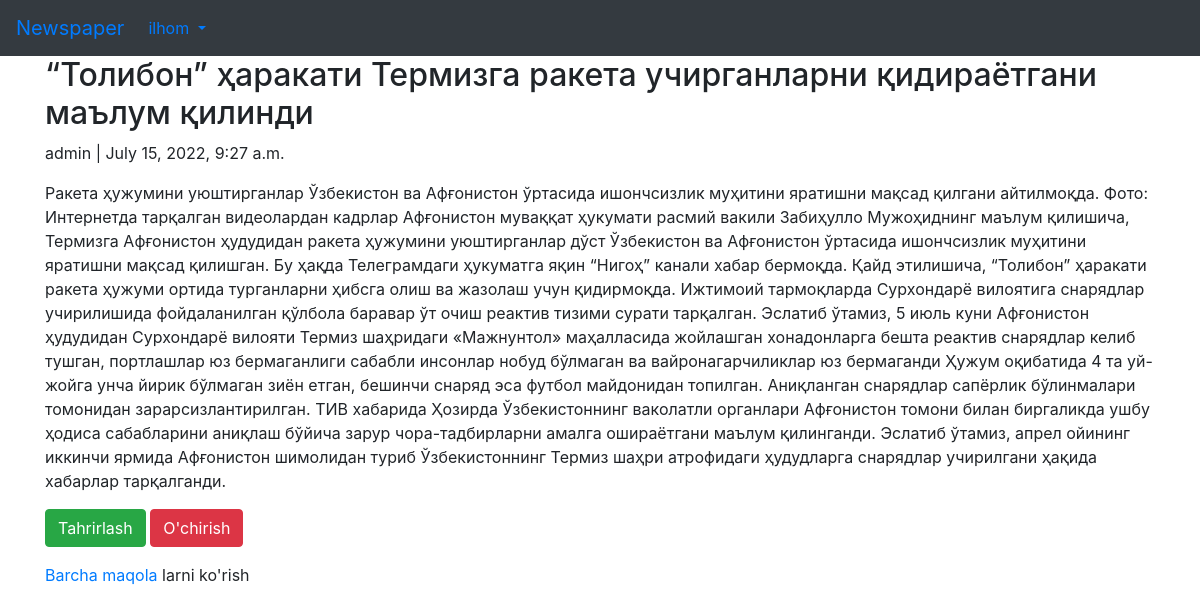
Screenshot of /articles/2/detail (signed in) with the database file from the repository.
### users/models.py (models this page shows)
class CustomUser(AbstractUser):#customuser degan user shabloni yaratebmiz
    age=models.PositiveIntegerField(null=True, blank=True)
    address=models.CharField(max_length=200)
    job=models.CharField(max_length=50)

### articles/models.py (models this page shows, shortened)
class Article(models.Model):
    title=models.CharField(max_length=255)
    body=models.TextField()
    image=models.ImageField(upload_to='images/', blank=True)
    date=models.DateTimeField(auto_now_add=True)
    author=models.ForeignKey(
        get_user_model(),
        on_delete=models.CASCADE
    )

### articles/views.py (the view)
# urls.py: path('<int:pk>/detail', ArticleDetailView.as_view(), name='article_detail'),
class ArticleDetailView(LoginRequiredMixin, DetailView):
    model=Article
    template_name='article_detail.html'
    login_url='login'

### templates/article_detail.html (shortened to what this page needs)
{% extends 'base.html' %}
{% block content %}
<div class="article-entry">
    <h2>{{object.title}}</h2>
    <p>{{object.author}} | {{object.date}}</p>
    <p>{{object.body}}</p>
</div>
<p>
    <a href="{% url 'article_edit' article.pk %}" class="btn btn-success">Tahrirlash</a>
    <a href="{% url 'article_delete' article.pk %} " class="btn btn-danger">O'chirish</a>
    <p><a href="{% url 'article_list' %}">Barcha maqola</a> larni ko'rish</p>
</p>
{% endblock %}

### templates/base.html (shortened to what this page needs)
<!DOCTYPE html>
<html lang="en">
<head>
    <link rel="stylesheet" href="https://cdn.jsdelivr.net/npm/bootstrap@4.0.0/dist/css/bootstrap.min.css"
>
</head>
<body>
    <nav class="navbar navbar-expand-lg navbar-white bg-dark">
        <a class="navbar-brand" href="{% url 'home' %}">Newspaper</a>
        <div class="collapse navbar-collapse" id="navbar-collapse">
            {% if user.is_authenticated %}
            <ul class="navbar-nav mr-auto">
                <li class="nav-item dropdown">
                    <a class="nav-link dropdown-toggle" href="#" id="userMenu" role="button" data-toggle="dropdown"
                        aria-haspopup="true" aria-expanded="false">
                        {{user.username}}
                    </a>
                </li>
            </ul>
            {% else %}
            <form class="form-inline ml-auto">
                <a href="{% url 'login' %}" class="btn btn-outline-secondary">Log In</a>
                <a href="{% url 'signup' %}" class="btn btn-primary ml-2">Ro'yxatdan o'tkazish</a>
            </form>
            {% endif %}
        </div>
    </nav>
    <div class="container">
        {% block content %}
        {% endblock %}
    </div>
</body>
</html>

### rows the page displays
CustomUser: username "ilhom"
Article: title "“Толибон” ҳаракати Термизга ракета учирганларни қидираётгани маълум қилинди", author "admin", date "July 15, 2022, 9:27 a.m.", body "Ракета ҳужумини уюштирганлар Ўзбекистон ва Афғонистон ўртасида ишончсизлик муҳитини яратишни мақсад қилгани айтилмоқда. Фото: Интернетда тарқалган видеолардан кадрлар Афғонистон муваққат ҳукумати расмий вакили Забиҳулло Мужоҳиднинг маълум қилишича, Термизга Афғонистон ҳудудидан ракета ҳужумини уюштирганлар дўст Ўзбекистон ва Афғонистон ўртасида ишончсизлик муҳитини яратишни мақсад қилишган. Бу ҳақда Телеграмдаги ҳукуматга яқин “Нигоҳ” канали хабар бермоқда. Қайд этилишича, “Толибон” ҳаракати ракета ҳужуми ортида турганларни ҳибсга олиш ва жазолаш учун қидирмоқда. Ижтимоий тармоқларда Сурхондарё вилоятига снарядлар учирилишида фойдаланилган қўлбола баравар ўт очиш реактив тизими сурати…"
